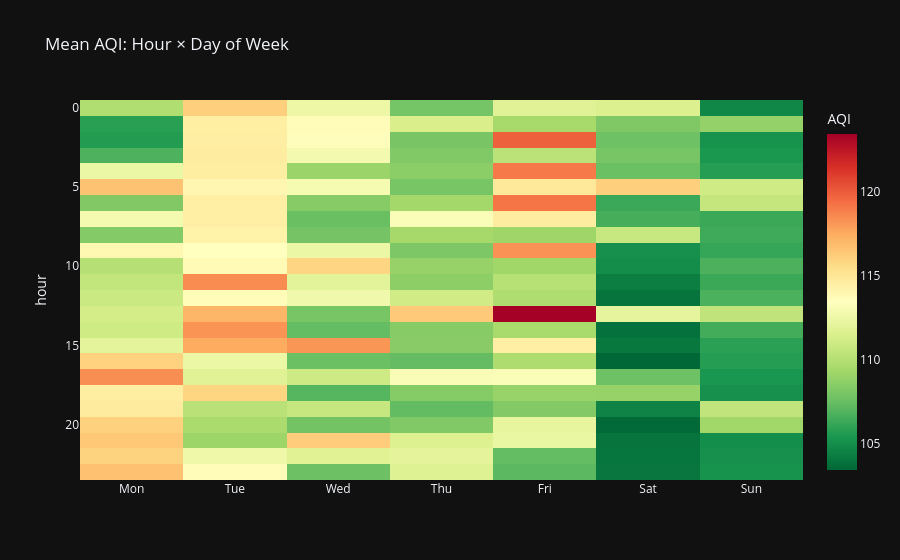

Notebook code for this chart:
### Code cell
# AQI heatmap: hour × day_of_week
if 'hour' in df.columns and 'day_of_week' in df.columns:
    pivot = df.pivot_table(values='aqi', index='hour', columns='day_of_week', aggfunc='mean')
    pivot.columns = ['Mon','Tue','Wed','Thu','Fri','Sat','Sun']
    fig = px.imshow(pivot, title='Mean AQI: Hour × Day of Week',
                    color_continuous_scale='RdYlGn_r', template='plotly_dark',
                    labels={'color': 'AQI'})
    save_plotly(fig, 'aqi_hour_dow_heatmap', width=700, height=600)
    fig.show()

### Figure 1 — Plotly figure (JSON) as saved in the notebook; plotly's stock layout.template omitted (floating-point values rounded to 4 significant figures; data arrays with more than 128 entries replaced by an {"elided": "..."} marker saying what was removed)
{"data": [{"coloraxis": "coloraxis", "hovertemplate": "x: %{x}<br>hour: %{y}<br>AQI: %{z}<extra></extra>", "name": "0", "type": "heatmap", "x": ["Mon", "Tue", "Wed", "Thu", "Fri", "Sat", "Sun"], "xaxis": "x", "y": [0, 1, 2, 3, 4, 5, 6, 7, 8, 9, 10, 11, 12, 13, 14, 15, 16, 17, 18, 19, 20, 21, 22, 23], "yaxis": "y", "z": {"elided": "24x7 float values"}}], "layout": {"coloraxis": {"colorbar": {"title": {"text": "AQI"}}, "colorscale": [[0, "rgb(0,104,55)"], [0.1, "rgb(26,152,80)"], [0.2, "rgb(102,189,99)"], [0.3, "rgb(166,217,106)"], [0.4, "rgb(217,239,139)"], [0.5, "rgb(255,255,191)"], [0.6, "rgb(254,224,139)"], [0.7, "rgb(253,174,97)"], [0.8, "rgb(244,109,67)"], [0.9, "rgb(215,48,39)"], [1, "rgb(165,0,38)"]]}, "title": {"text": "Mean AQI: Hour × Day of Week"}, "xaxis": {"anchor": "y", "constrain": "domain", "domain": [0, 1], "scaleanchor": "y"}, "yaxis": {"anchor": "x", "autorange": "reversed", "constrain": "domain", "domain": [0, 1], "title": {"text": "hour"}}}}
